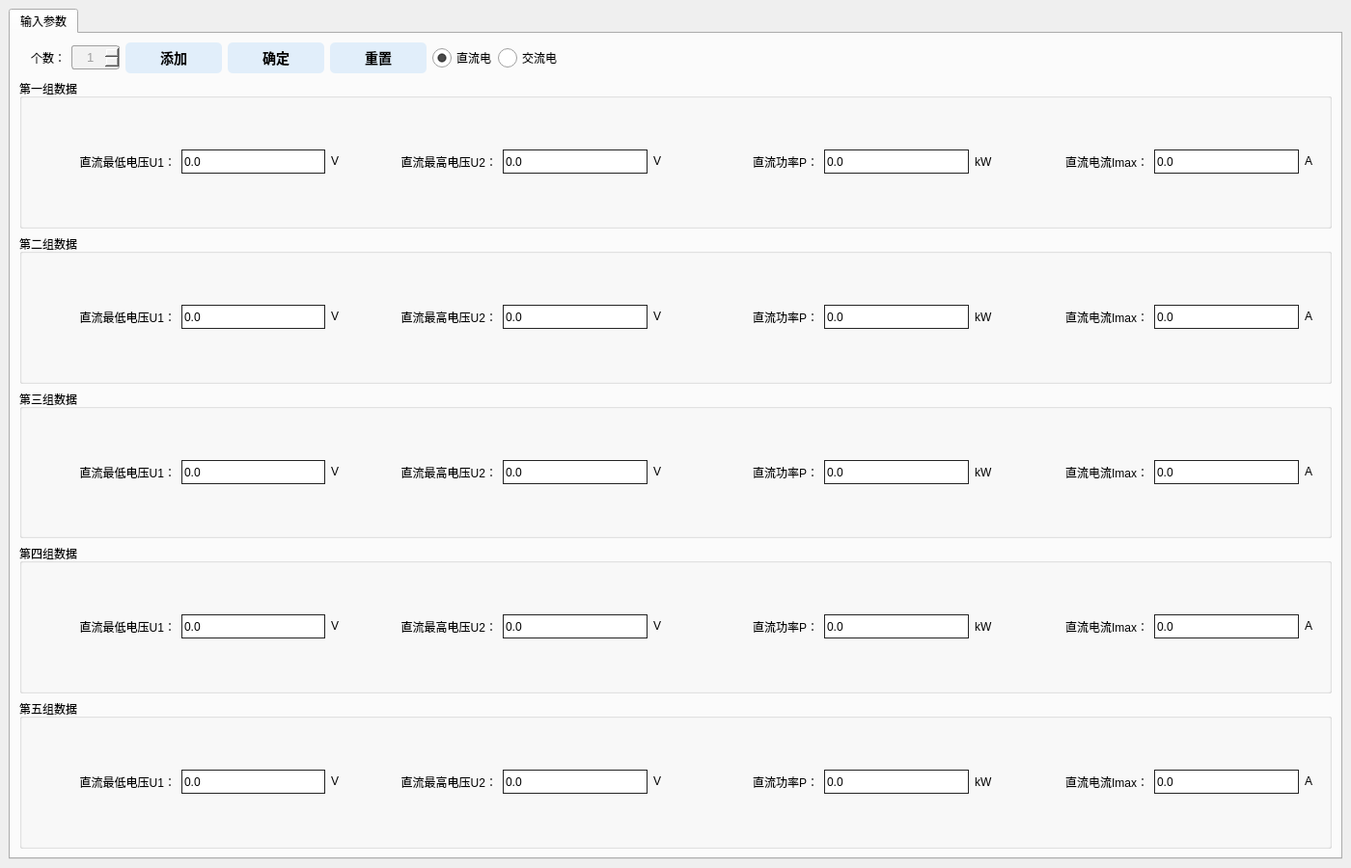
<?xml version="1.0" encoding="UTF-8"?>
<ui version="4.0">
 <class>Tian</class>
 <widget class="QMainWindow" name="Tian">
  <property name="geometry">
   <rect>
    <x>0</x>
    <y>0</y>
    <width>1400</width>
    <height>900</height>
   </rect>
  </property>
  <property name="minimumSize">
   <size>
    <width>1400</width>
    <height>900</height>
   </size>
  </property>
  <property name="windowTitle">
   <string>坐标图</string>
  </property>
  <property name="styleSheet">
   <string notr="true">* {
	outline: none;
}

QPushButton
{
	background-color: #e1eefa; /*背景色*/ 
	border-style: outset;
	border-width: 0px;
	border-radius:5px; /*边界圆滑*/
	font: bold 14px;
	color:black; /*字体颜色*/
	font-family:;
	font: 9pt &quot;宋体&quot;;
	padding: 5px;
}
 
QPushButton:hover
{
	background-color: #1E90FF;
}
 
QPushButton:pressed
{
	background-color: rgb(0, 150, 0); /*伪状态经过时背景色*/ 
	border-style: inset;
}
QPushButton:!enabled{
	background-color: rgb(188, 188, 188);
	border-style: inset;
}</string>
  </property>
  <widget class="QWidget" name="centralwidget">
   <layout class="QGridLayout" name="gridLayout">
    <item row="0" column="0">
     <widget class="QTabWidget" name="tabWidget">
      <property name="styleSheet">
       <string notr="true">QRadioButton{
        spacing: 5px;
}
QRadioButton:enabled{
	color: rgb(0, 0, 0);
}
QRadioButton:enabled:hover{
        color: rgb(200, 200, 200);
}
QRadioButton:!enabled{
        color: rgb(155, 155, 155);
}
QRadioButton::indicator {
        width: 20px;
        height: 20px;
}</string>
      </property>
      <property name="currentIndex">
       <number>0</number>
      </property>
      <widget class="QWidget" name="tab">
       <attribute name="title">
        <string>输入参数</string>
       </attribute>
       <layout class="QGridLayout" name="gridLayout_8">
        <item row="1" column="1" colspan="10">
         <widget class="QGroupBox" name="groupBox_1">
          <property name="title">
           <string>第一组数据</string>
          </property>
          <layout class="QGridLayout" name="gridLayout_3">
           <item row="0" column="2">
            <widget class="QLabel" name="label_3">
             <property name="minimumSize">
              <size>
               <width>16</width>
               <height>16</height>
              </size>
             </property>
             <property name="maximumSize">
              <size>
               <width>16</width>
               <height>16</height>
              </size>
             </property>
             <property name="text">
              <string>V</string>
             </property>
            </widget>
           </item>
           <item row="0" column="4">
            <widget class="QDoubleSpinBox" name="text_1_u2">
             <property name="minimumSize">
              <size>
               <width>0</width>
               <height>25</height>
              </size>
             </property>
             <property name="styleSheet">
              <string notr="true">QDoubleSpinBox
{
	border:1px solid #242424;
}
 
QDoubleSpinBox::up-button,QDoubleSpinBox::down-button
{
	width:0px;
}</string>
             </property>
             <property name="decimals">
              <number>1</number>
             </property>
             <property name="maximum">
              <double>10000000000000000.000000000000000</double>
             </property>
             <property name="value">
              <double>0.000000000000000</double>
             </property>
            </widget>
           </item>
           <item row="0" column="9">
            <widget class="QLabel" name="label_8">
             <property name="text">
              <string>直流电流Imax：</string>
             </property>
             <property name="alignment">
              <set>Qt::AlignRight|Qt::AlignTrailing|Qt::AlignVCenter</set>
             </property>
             <property name="buddy">
              <cstring>text_1_Imax</cstring>
             </property>
            </widget>
           </item>
           <item row="0" column="5">
            <widget class="QLabel" name="label_4">
             <property name="minimumSize">
              <size>
               <width>16</width>
               <height>16</height>
              </size>
             </property>
             <property name="maximumSize">
              <size>
               <width>16</width>
               <height>16</height>
              </size>
             </property>
             <property name="text">
              <string>V</string>
             </property>
            </widget>
           </item>
           <item row="0" column="0">
            <widget class="QLabel" name="label">
             <property name="text">
              <string>直流最低电压U1：</string>
             </property>
             <property name="alignment">
              <set>Qt::AlignRight|Qt::AlignTrailing|Qt::AlignVCenter</set>
             </property>
             <property name="buddy">
              <cstring>text_1_u1</cstring>
             </property>
            </widget>
           </item>
           <item row="0" column="8">
            <widget class="QLabel" name="label_5">
             <property name="minimumSize">
              <size>
               <width>25</width>
               <height>25</height>
              </size>
             </property>
             <property name="maximumSize">
              <size>
               <width>25</width>
               <height>25</height>
              </size>
             </property>
             <property name="text">
              <string>kW</string>
             </property>
            </widget>
           </item>
           <item row="0" column="1">
            <widget class="QDoubleSpinBox" name="text_1_u1">
             <property name="minimumSize">
              <size>
               <width>0</width>
               <height>25</height>
              </size>
             </property>
             <property name="styleSheet">
              <string notr="true">QDoubleSpinBox
{
	border:1px solid #242424;
}
 
QDoubleSpinBox::up-button,QDoubleSpinBox::down-button
{
	width:0px;
}</string>
             </property>
             <property name="decimals">
              <number>1</number>
             </property>
             <property name="maximum">
              <double>10000000000000000.000000000000000</double>
             </property>
             <property name="value">
              <double>0.000000000000000</double>
             </property>
            </widget>
           </item>
           <item row="0" column="6">
            <widget class="QLabel" name="label_6">
             <property name="text">
              <string>直流功率P：</string>
             </property>
             <property name="alignment">
              <set>Qt::AlignRight|Qt::AlignTrailing|Qt::AlignVCenter</set>
             </property>
             <property name="buddy">
              <cstring>text_1_p</cstring>
             </property>
            </widget>
           </item>
           <item row="0" column="11">
            <widget class="QLabel" name="label_7">
             <property name="minimumSize">
              <size>
               <width>16</width>
               <height>16</height>
              </size>
             </property>
             <property name="maximumSize">
              <size>
               <width>16</width>
               <height>16</height>
              </size>
             </property>
             <property name="text">
              <string>A</string>
             </property>
            </widget>
           </item>
           <item row="0" column="7">
            <widget class="QDoubleSpinBox" name="text_1_p">
             <property name="minimumSize">
              <size>
               <width>0</width>
               <height>25</height>
              </size>
             </property>
             <property name="styleSheet">
              <string notr="true">QDoubleSpinBox
{
	border:1px solid #242424;
}
 
QDoubleSpinBox::up-button,QDoubleSpinBox::down-button
{
	width:0px;
}</string>
             </property>
             <property name="decimals">
              <number>1</number>
             </property>
             <property name="maximum">
              <double>10000000000000000.000000000000000</double>
             </property>
             <property name="value">
              <double>0.000000000000000</double>
             </property>
            </widget>
           </item>
           <item row="0" column="3">
            <widget class="QLabel" name="label_2">
             <property name="text">
              <string>直流最高电压U2：</string>
             </property>
             <property name="alignment">
              <set>Qt::AlignRight|Qt::AlignTrailing|Qt::AlignVCenter</set>
             </property>
             <property name="buddy">
              <cstring>text_1_u2</cstring>
             </property>
            </widget>
           </item>
           <item row="0" column="10">
            <widget class="QDoubleSpinBox" name="text_1_Imax">
             <property name="minimumSize">
              <size>
               <width>0</width>
               <height>25</height>
              </size>
             </property>
             <property name="styleSheet">
              <string notr="true">QDoubleSpinBox
{
	border:1px solid #242424;
}
 
QDoubleSpinBox::up-button,QDoubleSpinBox::down-button
{
	width:0px;
}</string>
             </property>
             <property name="decimals">
              <number>1</number>
             </property>
             <property name="maximum">
              <double>10000000000000000.000000000000000</double>
             </property>
             <property name="value">
              <double>0.000000000000000</double>
             </property>
            </widget>
           </item>
          </layout>
         </widget>
        </item>
        <item row="2" column="1" colspan="10">
         <widget class="QGroupBox" name="groupBox_2">
          <property name="title">
           <string>第二组数据</string>
          </property>
          <layout class="QGridLayout" name="gridLayout_4">
           <item row="0" column="9">
            <widget class="QLabel" name="label_15">
             <property name="text">
              <string>直流电流Imax：</string>
             </property>
             <property name="alignment">
              <set>Qt::AlignRight|Qt::AlignTrailing|Qt::AlignVCenter</set>
             </property>
             <property name="buddy">
              <cstring>text_2_Imax</cstring>
             </property>
            </widget>
           </item>
           <item row="0" column="2">
            <widget class="QLabel" name="label_10">
             <property name="minimumSize">
              <size>
               <width>16</width>
               <height>16</height>
              </size>
             </property>
             <property name="maximumSize">
              <size>
               <width>16</width>
               <height>16</height>
              </size>
             </property>
             <property name="text">
              <string>V</string>
             </property>
            </widget>
           </item>
           <item row="0" column="11">
            <widget class="QLabel" name="label_16">
             <property name="minimumSize">
              <size>
               <width>16</width>
               <height>16</height>
              </size>
             </property>
             <property name="maximumSize">
              <size>
               <width>16</width>
               <height>16</height>
              </size>
             </property>
             <property name="text">
              <string>A</string>
             </property>
            </widget>
           </item>
           <item row="0" column="7">
            <widget class="QDoubleSpinBox" name="text_2_p">
             <property name="minimumSize">
              <size>
               <width>0</width>
               <height>25</height>
              </size>
             </property>
             <property name="styleSheet">
              <string notr="true">QDoubleSpinBox
{
	border:1px solid #242424;
}
 
QDoubleSpinBox::up-button,QDoubleSpinBox::down-button
{
	width:0px;
}</string>
             </property>
             <property name="decimals">
              <number>1</number>
             </property>
             <property name="maximum">
              <double>10000000000000000.000000000000000</double>
             </property>
             <property name="value">
              <double>0.000000000000000</double>
             </property>
            </widget>
           </item>
           <item row="0" column="3">
            <widget class="QLabel" name="label_11">
             <property name="text">
              <string>直流最高电压U2：</string>
             </property>
             <property name="alignment">
              <set>Qt::AlignRight|Qt::AlignTrailing|Qt::AlignVCenter</set>
             </property>
             <property name="buddy">
              <cstring>text_2_u2</cstring>
             </property>
            </widget>
           </item>
           <item row="0" column="4">
            <widget class="QDoubleSpinBox" name="text_2_u2">
             <property name="minimumSize">
              <size>
               <width>0</width>
               <height>25</height>
              </size>
             </property>
             <property name="styleSheet">
              <string notr="true">QDoubleSpinBox
{
	border:1px solid #242424;
}
 
QDoubleSpinBox::up-button,QDoubleSpinBox::down-button
{
	width:0px;
}</string>
             </property>
             <property name="decimals">
              <number>1</number>
             </property>
             <property name="maximum">
              <double>10000000000000000.000000000000000</double>
             </property>
             <property name="value">
              <double>0.000000000000000</double>
             </property>
            </widget>
           </item>
           <item row="0" column="5">
            <widget class="QLabel" name="label_12">
             <property name="minimumSize">
              <size>
               <width>16</width>
               <height>16</height>
              </size>
             </property>
             <property name="maximumSize">
              <size>
               <width>16</width>
               <height>16</height>
              </size>
             </property>
             <property name="text">
              <string>V</string>
             </property>
            </widget>
           </item>
           <item row="0" column="1">
            <widget class="QDoubleSpinBox" name="text_2_u1">
             <property name="minimumSize">
              <size>
               <width>0</width>
               <height>25</height>
              </size>
             </property>
             <property name="styleSheet">
              <string notr="true">QDoubleSpinBox
{
	border:1px solid #242424;
}
 
QDoubleSpinBox::up-button,QDoubleSpinBox::down-button
{
	width:0px;
}</string>
             </property>
             <property name="decimals">
              <number>1</number>
             </property>
             <property name="maximum">
              <double>10000000000000000.000000000000000</double>
             </property>
             <property name="value">
              <double>0.000000000000000</double>
             </property>
            </widget>
           </item>
           <item row="0" column="0">
            <widget class="QLabel" name="label_9">
             <property name="text">
              <string>直流最低电压U1：</string>
             </property>
             <property name="alignment">
              <set>Qt::AlignRight|Qt::AlignTrailing|Qt::AlignVCenter</set>
             </property>
             <property name="buddy">
              <cstring>text_2_u1</cstring>
             </property>
            </widget>
           </item>
           <item row="0" column="8">
            <widget class="QLabel" name="label_14">
             <property name="minimumSize">
              <size>
               <width>25</width>
               <height>25</height>
              </size>
             </property>
             <property name="maximumSize">
              <size>
               <width>25</width>
               <height>25</height>
              </size>
             </property>
             <property name="text">
              <string>kW</string>
             </property>
            </widget>
           </item>
           <item row="0" column="10">
            <widget class="QDoubleSpinBox" name="text_2_Imax">
             <property name="minimumSize">
              <size>
               <width>0</width>
               <height>25</height>
              </size>
             </property>
             <property name="styleSheet">
              <string notr="true">QDoubleSpinBox
{
	border:1px solid #242424;
}
 
QDoubleSpinBox::up-button,QDoubleSpinBox::down-button
{
	width:0px;
}</string>
             </property>
             <property name="decimals">
              <number>1</number>
             </property>
             <property name="maximum">
              <double>10000000000000000.000000000000000</double>
             </property>
             <property name="value">
              <double>0.000000000000000</double>
             </property>
            </widget>
           </item>
           <item row="0" column="6">
            <widget class="QLabel" name="label_13">
             <property name="text">
              <string>直流功率P：</string>
             </property>
             <property name="alignment">
              <set>Qt::AlignRight|Qt::AlignTrailing|Qt::AlignVCenter</set>
             </property>
             <property name="buddy">
              <cstring>text_2_p</cstring>
             </property>
            </widget>
           </item>
          </layout>
         </widget>
        </item>
        <item row="0" column="10">
         <spacer name="horizontalSpacer">
          <property name="orientation">
           <enum>Qt::Horizontal</enum>
          </property>
          <property name="sizeHint" stdset="0">
           <size>
            <width>881</width>
            <height>20</height>
           </size>
          </property>
         </spacer>
        </item>
        <item row="0" column="9">
         <widget class="QRadioButton" name="radioButton_2">
          <property name="text">
           <string>交流电</string>
          </property>
         </widget>
        </item>
        <item row="0" column="6">
         <widget class="QPushButton" name="btnOK">
          <property name="minimumSize">
           <size>
            <width>100</width>
            <height>30</height>
           </size>
          </property>
          <property name="text">
           <string>确定</string>
          </property>
         </widget>
        </item>
        <item row="0" column="8">
         <widget class="QRadioButton" name="radioButton">
          <property name="text">
           <string>直流电</string>
          </property>
          <property name="checkable">
           <bool>true</bool>
          </property>
          <property name="checked">
           <bool>true</bool>
          </property>
         </widget>
        </item>
        <item row="5" column="1" colspan="10">
         <widget class="QGroupBox" name="groupBox_5">
          <property name="title">
           <string>第五组数据</string>
          </property>
          <layout class="QGridLayout" name="gridLayout_7">
           <item row="0" column="3">
            <widget class="QLabel" name="label_35">
             <property name="text">
              <string>直流最高电压U2：</string>
             </property>
             <property name="alignment">
              <set>Qt::AlignRight|Qt::AlignTrailing|Qt::AlignVCenter</set>
             </property>
             <property name="buddy">
              <cstring>text_5_u2</cstring>
             </property>
            </widget>
           </item>
           <item row="0" column="6">
            <widget class="QLabel" name="label_37">
             <property name="text">
              <string>直流功率P：</string>
             </property>
             <property name="alignment">
              <set>Qt::AlignRight|Qt::AlignTrailing|Qt::AlignVCenter</set>
             </property>
             <property name="buddy">
              <cstring>text_5_p</cstring>
             </property>
            </widget>
           </item>
           <item row="0" column="9">
            <widget class="QLabel" name="label_39">
             <property name="text">
              <string>直流电流Imax：</string>
             </property>
             <property name="alignment">
              <set>Qt::AlignRight|Qt::AlignTrailing|Qt::AlignVCenter</set>
             </property>
             <property name="buddy">
              <cstring>text_5_Imax</cstring>
             </property>
            </widget>
           </item>
           <item row="0" column="8">
            <widget class="QLabel" name="label_38">
             <property name="minimumSize">
              <size>
               <width>25</width>
               <height>25</height>
              </size>
             </property>
             <property name="maximumSize">
              <size>
               <width>25</width>
               <height>25</height>
              </size>
             </property>
             <property name="text">
              <string>kW</string>
             </property>
            </widget>
           </item>
           <item row="0" column="11">
            <widget class="QLabel" name="label_40">
             <property name="minimumSize">
              <size>
               <width>16</width>
               <height>16</height>
              </size>
             </property>
             <property name="maximumSize">
              <size>
               <width>16</width>
               <height>16</height>
              </size>
             </property>
             <property name="text">
              <string>A</string>
             </property>
            </widget>
           </item>
           <item row="0" column="5">
            <widget class="QLabel" name="label_36">
             <property name="minimumSize">
              <size>
               <width>16</width>
               <height>16</height>
              </size>
             </property>
             <property name="maximumSize">
              <size>
               <width>16</width>
               <height>16</height>
              </size>
             </property>
             <property name="text">
              <string>V</string>
             </property>
            </widget>
           </item>
           <item row="0" column="7">
            <widget class="QDoubleSpinBox" name="text_5_p">
             <property name="minimumSize">
              <size>
               <width>0</width>
               <height>25</height>
              </size>
             </property>
             <property name="styleSheet">
              <string notr="true">QDoubleSpinBox
{
	border:1px solid #242424;
}
 
QDoubleSpinBox::up-button,QDoubleSpinBox::down-button
{
	width:0px;
}</string>
             </property>
             <property name="decimals">
              <number>1</number>
             </property>
             <property name="maximum">
              <double>10000000000000000.000000000000000</double>
             </property>
             <property name="value">
              <double>0.000000000000000</double>
             </property>
            </widget>
           </item>
           <item row="0" column="1">
            <widget class="QDoubleSpinBox" name="text_5_u1">
             <property name="minimumSize">
              <size>
               <width>0</width>
               <height>25</height>
              </size>
             </property>
             <property name="styleSheet">
              <string notr="true">QDoubleSpinBox
{
	border:1px solid #242424;
}
 
QDoubleSpinBox::up-button,QDoubleSpinBox::down-button
{
	width:0px;
}</string>
             </property>
             <property name="decimals">
              <number>1</number>
             </property>
             <property name="maximum">
              <double>10000000000000000.000000000000000</double>
             </property>
             <property name="value">
              <double>0.000000000000000</double>
             </property>
            </widget>
           </item>
           <item row="0" column="2">
            <widget class="QLabel" name="label_34">
             <property name="minimumSize">
              <size>
               <width>16</width>
               <height>16</height>
              </size>
             </property>
             <property name="maximumSize">
              <size>
               <width>16</width>
               <height>16</height>
              </size>
             </property>
             <property name="text">
              <string>V</string>
             </property>
            </widget>
           </item>
           <item row="0" column="4">
            <widget class="QDoubleSpinBox" name="text_5_u2">
             <property name="minimumSize">
              <size>
               <width>0</width>
               <height>25</height>
              </size>
             </property>
             <property name="styleSheet">
              <string notr="true">QDoubleSpinBox
{
	border:1px solid #242424;
}
 
QDoubleSpinBox::up-button,QDoubleSpinBox::down-button
{
	width:0px;
}</string>
             </property>
             <property name="decimals">
              <number>1</number>
             </property>
             <property name="maximum">
              <double>10000000000000000.000000000000000</double>
             </property>
             <property name="value">
              <double>0.000000000000000</double>
             </property>
            </widget>
           </item>
           <item row="0" column="10">
            <widget class="QDoubleSpinBox" name="text_5_Imax">
             <property name="minimumSize">
              <size>
               <width>0</width>
               <height>25</height>
              </size>
             </property>
             <property name="styleSheet">
              <string notr="true">QDoubleSpinBox
{
	border:1px solid #242424;
}
 
QDoubleSpinBox::up-button,QDoubleSpinBox::down-button
{
	width:0px;
}</string>
             </property>
             <property name="decimals">
              <number>1</number>
             </property>
             <property name="maximum">
              <double>10000000000000000.000000000000000</double>
             </property>
             <property name="value">
              <double>0.000000000000000</double>
             </property>
            </widget>
           </item>
           <item row="0" column="0">
            <widget class="QLabel" name="label_33">
             <property name="text">
              <string>直流最低电压U1：</string>
             </property>
             <property name="alignment">
              <set>Qt::AlignRight|Qt::AlignTrailing|Qt::AlignVCenter</set>
             </property>
             <property name="buddy">
              <cstring>text_5_u1</cstring>
             </property>
            </widget>
           </item>
          </layout>
         </widget>
        </item>
        <item row="4" column="1" colspan="10">
         <widget class="QGroupBox" name="groupBox_4">
          <property name="title">
           <string>第四组数据</string>
          </property>
          <layout class="QGridLayout" name="gridLayout_6">
           <item row="0" column="3">
            <widget class="QLabel" name="label_27">
             <property name="text">
              <string>直流最高电压U2：</string>
             </property>
             <property name="alignment">
              <set>Qt::AlignRight|Qt::AlignTrailing|Qt::AlignVCenter</set>
             </property>
             <property name="buddy">
              <cstring>text_4_u2</cstring>
             </property>
            </widget>
           </item>
           <item row="0" column="10">
            <widget class="QDoubleSpinBox" name="text_4_Imax">
             <property name="minimumSize">
              <size>
               <width>0</width>
               <height>25</height>
              </size>
             </property>
             <property name="styleSheet">
              <string notr="true">QDoubleSpinBox
{
	border:1px solid #242424;
}
 
QDoubleSpinBox::up-button,QDoubleSpinBox::down-button
{
	width:0px;
}</string>
             </property>
             <property name="decimals">
              <number>1</number>
             </property>
             <property name="maximum">
              <double>10000000000000000.000000000000000</double>
             </property>
             <property name="value">
              <double>0.000000000000000</double>
             </property>
            </widget>
           </item>
           <item row="0" column="7">
            <widget class="QDoubleSpinBox" name="text_4_p">
             <property name="minimumSize">
              <size>
               <width>0</width>
               <height>25</height>
              </size>
             </property>
             <property name="styleSheet">
              <string notr="true">QDoubleSpinBox
{
	border:1px solid #242424;
}
 
QDoubleSpinBox::up-button,QDoubleSpinBox::down-button
{
	width:0px;
}</string>
             </property>
             <property name="decimals">
              <number>1</number>
             </property>
             <property name="maximum">
              <double>10000000000000000.000000000000000</double>
             </property>
             <property name="value">
              <double>0.000000000000000</double>
             </property>
            </widget>
           </item>
           <item row="0" column="2">
            <widget class="QLabel" name="label_26">
             <property name="minimumSize">
              <size>
               <width>16</width>
               <height>16</height>
              </size>
             </property>
             <property name="maximumSize">
              <size>
               <width>16</width>
               <height>16</height>
              </size>
             </property>
             <property name="text">
              <string>V</string>
             </property>
            </widget>
           </item>
           <item row="0" column="11">
            <widget class="QLabel" name="label_32">
             <property name="minimumSize">
              <size>
               <width>16</width>
               <height>16</height>
              </size>
             </property>
             <property name="maximumSize">
              <size>
               <width>16</width>
               <height>16</height>
              </size>
             </property>
             <property name="text">
              <string>A</string>
             </property>
            </widget>
           </item>
           <item row="0" column="5">
            <widget class="QLabel" name="label_28">
             <property name="minimumSize">
              <size>
               <width>16</width>
               <height>16</height>
              </size>
             </property>
             <property name="maximumSize">
              <size>
               <width>16</width>
               <height>16</height>
              </size>
             </property>
             <property name="text">
              <string>V</string>
             </property>
            </widget>
           </item>
           <item row="0" column="8">
            <widget class="QLabel" name="label_30">
             <property name="minimumSize">
              <size>
               <width>25</width>
               <height>25</height>
              </size>
             </property>
             <property name="maximumSize">
              <size>
               <width>25</width>
               <height>25</height>
              </size>
             </property>
             <property name="text">
              <string>kW</string>
             </property>
            </widget>
           </item>
           <item row="0" column="0">
            <widget class="QLabel" name="label_25">
             <property name="text">
              <string>直流最低电压U1：</string>
             </property>
             <property name="alignment">
              <set>Qt::AlignRight|Qt::AlignTrailing|Qt::AlignVCenter</set>
             </property>
             <property name="buddy">
              <cstring>text_4_u1</cstring>
             </property>
            </widget>
           </item>
           <item row="0" column="1">
            <widget class="QDoubleSpinBox" name="text_4_u1">
             <property name="minimumSize">
              <size>
               <width>0</width>
               <height>25</height>
              </size>
             </property>
             <property name="styleSheet">
              <string notr="true">QDoubleSpinBox
{
	border:1px solid #242424;
}
 
QDoubleSpinBox::up-button,QDoubleSpinBox::down-button
{
	width:0px;
}</string>
             </property>
             <property name="decimals">
              <number>1</number>
             </property>
             <property name="maximum">
              <double>10000000000000000.000000000000000</double>
             </property>
             <property name="value">
              <double>0.000000000000000</double>
             </property>
            </widget>
           </item>
           <item row="0" column="9">
            <widget class="QLabel" name="label_31">
             <property name="text">
              <string>直流电流Imax：</string>
             </property>
             <property name="alignment">
              <set>Qt::AlignRight|Qt::AlignTrailing|Qt::AlignVCenter</set>
             </property>
             <property name="buddy">
              <cstring>text_4_Imax</cstring>
             </property>
            </widget>
           </item>
           <item row="0" column="6">
            <widget class="QLabel" name="label_29">
             <property name="text">
              <string>直流功率P：</string>
             </property>
             <property name="alignment">
              <set>Qt::AlignRight|Qt::AlignTrailing|Qt::AlignVCenter</set>
             </property>
             <property name="buddy">
              <cstring>text_4_p</cstring>
             </property>
            </widget>
           </item>
           <item row="0" column="4">
            <widget class="QDoubleSpinBox" name="text_4_u2">
             <property name="minimumSize">
              <size>
               <width>0</width>
               <height>25</height>
              </size>
             </property>
             <property name="styleSheet">
              <string notr="true">QDoubleSpinBox
{
	border:1px solid #242424;
}
 
QDoubleSpinBox::up-button,QDoubleSpinBox::down-button
{
	width:0px;
}</string>
             </property>
             <property name="decimals">
              <number>1</number>
             </property>
             <property name="maximum">
              <double>10000000000000000.000000000000000</double>
             </property>
             <property name="value">
              <double>0.000000000000000</double>
             </property>
            </widget>
           </item>
          </layout>
         </widget>
        </item>
        <item row="0" column="4">
         <widget class="QSpinBox" name="text">
          <property name="minimumSize">
           <size>
            <width>50</width>
            <height>25</height>
           </size>
          </property>
          <property name="styleSheet">
           <string notr="true">
QSpinBox {
	border: 1px solid #A0A0A0; /* 边框宽度为1px，颜色为#A0A0A0 */
	border-radius: 3px; /* 边框圆角 */
	padding-left: 5px; /* 文本距离左边界有5px */
	background-color: #F2F2F2; /* 背景颜色 */
	color: #A0A0A0; /* 文本颜色 */
	selection-background-color: #A0A0A0; /* 选中文本的背景颜色 */
	selection-color: #F2F2F2; /* 选中文本的颜色 */
	font-family: &quot;Microsoft YaHei&quot;; /* 文本字体族 */
	font-size: 10pt; /* 文本字体大小 */
}

QSpinBox:hover { /* 鼠标悬浮在QLineEdit时的状态 */
	border: 1px solid #298DFF;
	border-radius: 3px;
	background-color: #F2F2F2;
	color: #298DFF;
	selection-background-color: #298DFF;
	selection-color: #F2F2F2;
}

QSpinBox[echoMode=&quot;2&quot;] { /* QLineEdit有输入掩码时的状态 */
	lineedit-password-character: 9679;
	lineedit-password-mask-delay: 2000;
}

QSpinBox:disabled { /* QLineEdit在禁用时的状态 */
	border: 1px solid #CDCDCD;
	background-color: #CDCDCD;
	color: #B4B4B4;
}

QSpinBox:read-only { /* QLineEdit在只读时的状态 */
	background-color: #CDCDCD;
	color: #F2F2F2;
}</string>
          </property>
          <property name="alignment">
           <set>Qt::AlignCenter</set>
          </property>
          <property name="minimum">
           <number>1</number>
          </property>
          <property name="maximum">
           <number>5</number>
          </property>
         </widget>
        </item>
        <item row="3" column="1" colspan="10">
         <widget class="QGroupBox" name="groupBox_3">
          <property name="title">
           <string>第三组数据</string>
          </property>
          <layout class="QGridLayout" name="gridLayout_5">
           <item row="0" column="3">
            <widget class="QLabel" name="label_19">
             <property name="text">
              <string>直流最高电压U2：</string>
             </property>
             <property name="alignment">
              <set>Qt::AlignRight|Qt::AlignTrailing|Qt::AlignVCenter</set>
             </property>
             <property name="buddy">
              <cstring>text_3_u2</cstring>
             </property>
            </widget>
           </item>
           <item row="0" column="8">
            <widget class="QLabel" name="label_22">
             <property name="minimumSize">
              <size>
               <width>25</width>
               <height>25</height>
              </size>
             </property>
             <property name="maximumSize">
              <size>
               <width>25</width>
               <height>25</height>
              </size>
             </property>
             <property name="text">
              <string>kW</string>
             </property>
            </widget>
           </item>
           <item row="0" column="0">
            <widget class="QLabel" name="label_17">
             <property name="text">
              <string>直流最低电压U1：</string>
             </property>
             <property name="alignment">
              <set>Qt::AlignRight|Qt::AlignTrailing|Qt::AlignVCenter</set>
             </property>
             <property name="buddy">
              <cstring>text_3_u1</cstring>
             </property>
            </widget>
           </item>
           <item row="0" column="4">
            <widget class="QDoubleSpinBox" name="text_3_u2">
             <property name="minimumSize">
              <size>
               <width>0</width>
               <height>25</height>
              </size>
             </property>
             <property name="styleSheet">
              <string notr="true">QDoubleSpinBox
{
	border:1px solid #242424;
}
 
QDoubleSpinBox::up-button,QDoubleSpinBox::down-button
{
	width:0px;
}</string>
             </property>
             <property name="decimals">
              <number>1</number>
             </property>
             <property name="maximum">
              <double>10000000000000000.000000000000000</double>
             </property>
             <property name="value">
              <double>0.000000000000000</double>
             </property>
            </widget>
           </item>
           <item row="0" column="5">
            <widget class="QLabel" name="label_20">
             <property name="minimumSize">
              <size>
               <width>16</width>
               <height>16</height>
              </size>
             </property>
             <property name="maximumSize">
              <size>
               <width>16</width>
               <height>16</height>
              </size>
             </property>
             <property name="text">
              <string>V</string>
             </property>
            </widget>
           </item>
           <item row="0" column="7">
            <widget class="QDoubleSpinBox" name="text_3_p">
             <property name="minimumSize">
              <size>
               <width>0</width>
               <height>25</height>
              </size>
             </property>
             <property name="styleSheet">
              <string notr="true">QDoubleSpinBox
{
	border:1px solid #242424;
}
 
QDoubleSpinBox::up-button,QDoubleSpinBox::down-button
{
	width:0px;
}</string>
             </property>
             <property name="decimals">
              <number>1</number>
             </property>
             <property name="maximum">
              <double>10000000000000000.000000000000000</double>
             </property>
             <property name="value">
              <double>0.000000000000000</double>
             </property>
            </widget>
           </item>
           <item row="0" column="1">
            <widget class="QDoubleSpinBox" name="text_3_u1">
             <property name="minimumSize">
              <size>
               <width>0</width>
               <height>25</height>
              </size>
             </property>
             <property name="styleSheet">
              <string notr="true">QDoubleSpinBox
{
	border:1px solid #242424;
}
 
QDoubleSpinBox::up-button,QDoubleSpinBox::down-button
{
	width:0px;
}</string>
             </property>
             <property name="decimals">
              <number>1</number>
             </property>
             <property name="maximum">
              <double>10000000000000000.000000000000000</double>
             </property>
             <property name="value">
              <double>0.000000000000000</double>
             </property>
            </widget>
           </item>
           <item row="0" column="6">
            <widget class="QLabel" name="label_21">
             <property name="text">
              <string>直流功率P：</string>
             </property>
             <property name="alignment">
              <set>Qt::AlignRight|Qt::AlignTrailing|Qt::AlignVCenter</set>
             </property>
             <property name="buddy">
              <cstring>text_3_p</cstring>
             </property>
            </widget>
           </item>
           <item row="0" column="11">
            <widget class="QLabel" name="label_24">
             <property name="minimumSize">
              <size>
               <width>16</width>
               <height>16</height>
              </size>
             </property>
             <property name="maximumSize">
              <size>
               <width>16</width>
               <height>16</height>
              </size>
             </property>
             <property name="text">
              <string>A</string>
             </property>
            </widget>
           </item>
           <item row="0" column="9">
            <widget class="QLabel" name="label_23">
             <property name="text">
              <string>直流电流Imax：</string>
             </property>
             <property name="alignment">
              <set>Qt::AlignRight|Qt::AlignTrailing|Qt::AlignVCenter</set>
             </property>
             <property name="buddy">
              <cstring>text_3_Imax</cstring>
             </property>
            </widget>
           </item>
           <item row="0" column="10">
            <widget class="QDoubleSpinBox" name="text_3_Imax">
             <property name="minimumSize">
              <size>
               <width>0</width>
               <height>25</height>
              </size>
             </property>
             <property name="styleSheet">
              <string notr="true">QDoubleSpinBox
{
	border:1px solid #242424;
}
 
QDoubleSpinBox::up-button,QDoubleSpinBox::down-button
{
	width:0px;
}</string>
             </property>
             <property name="decimals">
              <number>1</number>
             </property>
             <property name="maximum">
              <double>10000000000000000.000000000000000</double>
             </property>
             <property name="value">
              <double>0.000000000000000</double>
             </property>
            </widget>
           </item>
           <item row="0" column="2">
            <widget class="QLabel" name="label_18">
             <property name="minimumSize">
              <size>
               <width>16</width>
               <height>16</height>
              </size>
             </property>
             <property name="maximumSize">
              <size>
               <width>16</width>
               <height>16</height>
              </size>
             </property>
             <property name="text">
              <string>V</string>
             </property>
            </widget>
           </item>
          </layout>
         </widget>
        </item>
        <item row="0" column="3">
         <widget class="QLabel" name="label_41">
          <property name="text">
           <string>个数：</string>
          </property>
          <property name="buddy">
           <cstring>text</cstring>
          </property>
         </widget>
        </item>
        <item row="0" column="5">
         <widget class="QPushButton" name="pushButton">
          <property name="minimumSize">
           <size>
            <width>100</width>
            <height>30</height>
           </size>
          </property>
          <property name="styleSheet">
           <string notr="true"/>
          </property>
          <property name="text">
           <string>添加</string>
          </property>
         </widget>
        </item>
        <item row="0" column="7">
         <widget class="QPushButton" name="btnReset">
          <property name="minimumSize">
           <size>
            <width>100</width>
            <height>30</height>
           </size>
          </property>
          <property name="text">
           <string>重置</string>
          </property>
         </widget>
        </item>
       </layout>
      </widget>
     </widget>
    </item>
   </layout>
  </widget>
 </widget>
 <tabstops>
  <tabstop>text_1_u1</tabstop>
  <tabstop>text_1_u2</tabstop>
  <tabstop>text_1_p</tabstop>
  <tabstop>text_1_Imax</tabstop>
  <tabstop>text_2_u1</tabstop>
  <tabstop>text_2_u2</tabstop>
  <tabstop>text_2_p</tabstop>
  <tabstop>text_2_Imax</tabstop>
  <tabstop>text_3_u1</tabstop>
  <tabstop>text_3_u2</tabstop>
  <tabstop>text_3_p</tabstop>
  <tabstop>text_3_Imax</tabstop>
  <tabstop>text_4_u1</tabstop>
  <tabstop>text_4_u2</tabstop>
  <tabstop>text_4_p</tabstop>
  <tabstop>text_4_Imax</tabstop>
  <tabstop>text_5_u1</tabstop>
  <tabstop>text_5_u2</tabstop>
  <tabstop>text_5_p</tabstop>
  <tabstop>text_5_Imax</tabstop>
  <tabstop>pushButton</tabstop>
  <tabstop>btnOK</tabstop>
  <tabstop>radioButton</tabstop>
  <tabstop>radioButton_2</tabstop>
  <tabstop>tabWidget</tabstop>
  <tabstop>text</tabstop>
 </tabstops>
 <resources/>
 <connections/>
</ui>
